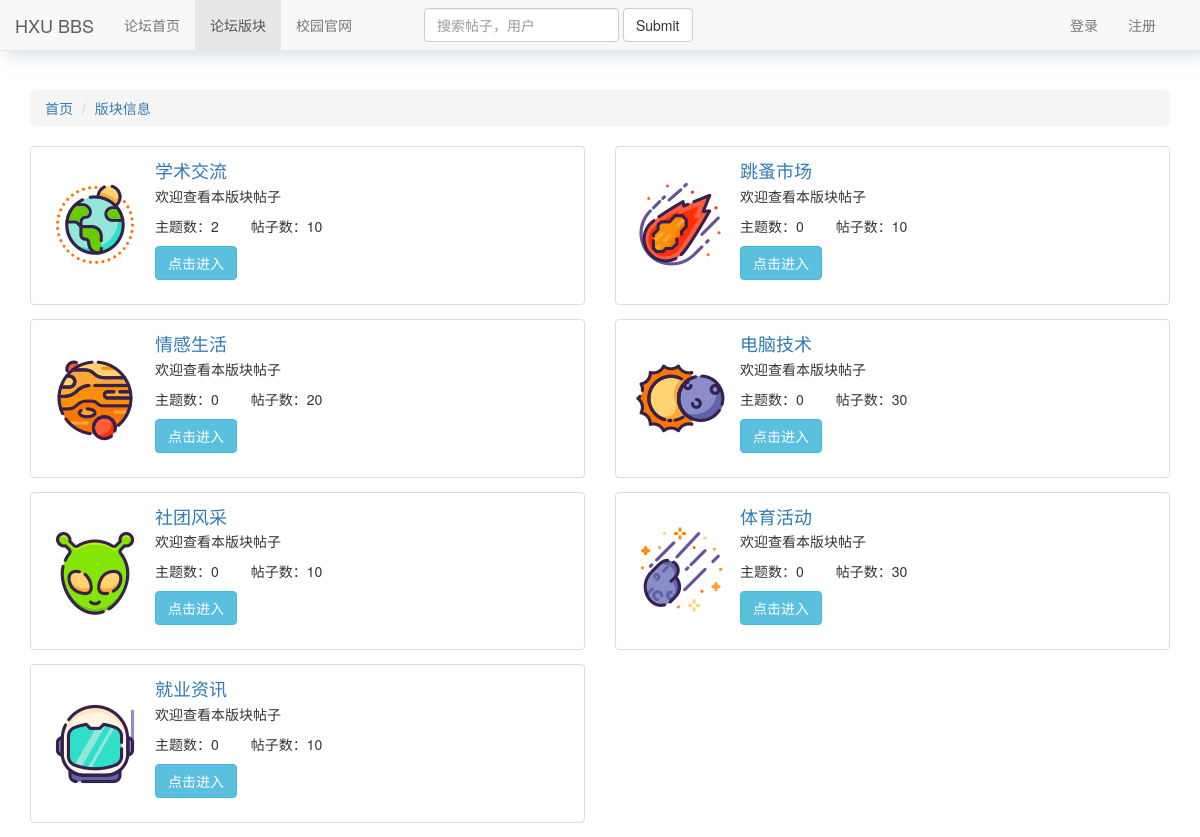
Page /category/ on the earlier database version.
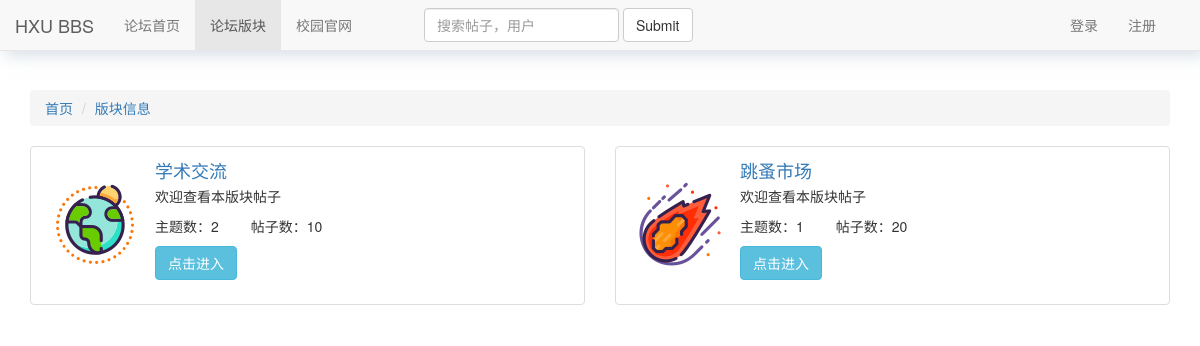
Same page on the later database version.
### bbs/models.py (models this page shows, shortened)
class Category(models.Model):
    name = models.CharField(max_length=128, verbose_name='版块名')
    image = models.ImageField(upload_to='categoryimg', default='categoryimg/beidouqixing.png')
    brief = models.CharField(max_length=128, default='欢迎查看本版块帖子',  verbose_name='版块简介')
    post_num = models.IntegerField(default=0, verbose_name='帖子数')

### bbs/views.py (the view)
# urls.py: path('category/', category, name='category'),
def category(request):
    category_list = Category.objects.all()
    return render(request, 'bbs/category.html', locals())

### bbs/templates/bbs/category.html (shortened to what this page needs)
{% extends 'base.html' %}
{% block category %}
active
{% endblock %}
{% block content %}
<div class="container">
    <div class="ljdh">
        <ol class="breadcrumb">
            <li><a href="#">首页</a></li>
            <li><a href="#">版块信息</a></li>
        </ol>
    </div>
    <div class="row">
        {% for category in category_list %}
        <div class="col-md-6">
            <div class="media bs-example">
                <div class="media-left media-middle">
                    <a href="/categorydetail/?name={{ category.name }}">
                        <img class="media-object" src="/static/{{ category.image }}" alt="...">
                    </a>
                </div>
                <div class="media-body">
                    <a href="/categorydetail/?name={{ category.name }}"><h4 class="media-heading">{{ category.name }}</h4></a>
                    <p>{{ category.brief }}</p>
                    <p>
                        <span style="margin-right: 2em">主题数：{{ category.theme_set.all.count }}</span>
                        <span>帖子数：{{ category.post_num }}</span>
                    </p>
                    <p><a href="/categorydetail/?name={{ category.name }}" class="btn btn-info" role="button">点击进入</a> </p>
                </div>
            </div>
        </div>
        {% endfor %}
    </div>
</div>
{% endblock %}

### templates/base.html (shortened to what this page needs)
<!DOCTYPE html>
<html lang="zh-CN">
  <head>
    <link rel="stylesheet" href="/static/bootstrap-3.3.7/css/bootstrap.min.css">
      <link rel="stylesheet" href="/static/index.css">
  </head>
  <body>
  <nav class="navbar navbar-default navbar-fixed-top" style="box-shadow: 5px 5px 15px rgba(187, 199, 214, 0.56)">
      <div class="container-fluid">
          <div class="navbar-header">
              <a class="navbar-brand" href="{% url 'index' %}">HXU BBS</a>
          </div>
          <div class="collapse navbar-collapse" id="bs-example-navbar-collapse-1">
              <ul class="nav navbar-nav">
                  <li class="{% block index %}{% endblock %}"><a href="{% url 'index' %}">论坛首页<span class="sr-only">(current)</span></a></li>
                  <li class="{% block category %}{% endblock %}"><a href="{% url 'category' %}">论坛版块</a></li>
                  <li><a href="#">校园官网</a></li>
              </ul>
              <form class="navbar-form navbar-left" style="margin-left: 3em">
                  <div class="form-group">
                      <input type="text" class="form-control" placeholder="搜索帖子，用户">
                  </div>
                  <button type="submit" class="btn btn-default">Submit</button>
              </form>
              {% if request.user.is_authenticated %}
                  <ul class="nav navbar-nav navbar-right" style="margin-right: 1em">
                      <li class="dropdown">
                          <a href="#" class="dropdown-toggle" data-toggle="dropdown" role="button" aria-haspopup="true"
                             aria-expanded="false">
                              {{ request.user }}
                              <span class="caret"></span></a>
                          <ul class="dropdown-menu">
                              <li><a href="#">个人主页</a></li>
                              <li><a href="{% url 'logout' %}">退出</a></li>
                          </ul>
                      </li>
                  </ul>
              {% else %}
                  <ul class="nav navbar-nav navbar-right" style="margin-right: 1em">
                      <li><a href="{% url 'login' %}?from={{ request.get_full_path }}">登录</a></li>
                      <li><a href="#">注册</a></li>
                  </ul>
              {% endif %}
          </div>
      </div>
  </nav>
  {% block content %}
  {% endblock %}
  </body>
</html>

### static/index.css (style rules this page uses)
body { padding-top: 90px; }

### bbs/templates/bbs/category.html (style rules this page uses)
.bs-example { border: 1px solid #ddd; padding: 1em; margin: 1em 0; border-radius: 4px; }

Differences in the rows shown:
removed Category: image (picture), name "情感生活", brief "欢迎查看本版块帖子", theme_set.all.count "0", post_num "20"
removed Category: image (picture), name "电脑技术", brief "欢迎查看本版块帖子", theme_set.all.count "0", post_num "30"
removed Category: image (picture), name "社团风采", brief "欢迎查看本版块帖子", theme_set.all.count "0", post_num "10"
removed Category: image (picture), name "体育活动", brief "欢迎查看本版块帖子", theme_set.all.count "0", post_num "30"
removed Category: image (picture), name "就业资讯", brief "欢迎查看本版块帖子", theme_set.all.count "0", post_num "10"
changed Category "跳蚤市场": theme_set.all.count "0" → "1"; post_num "10" → "20"
